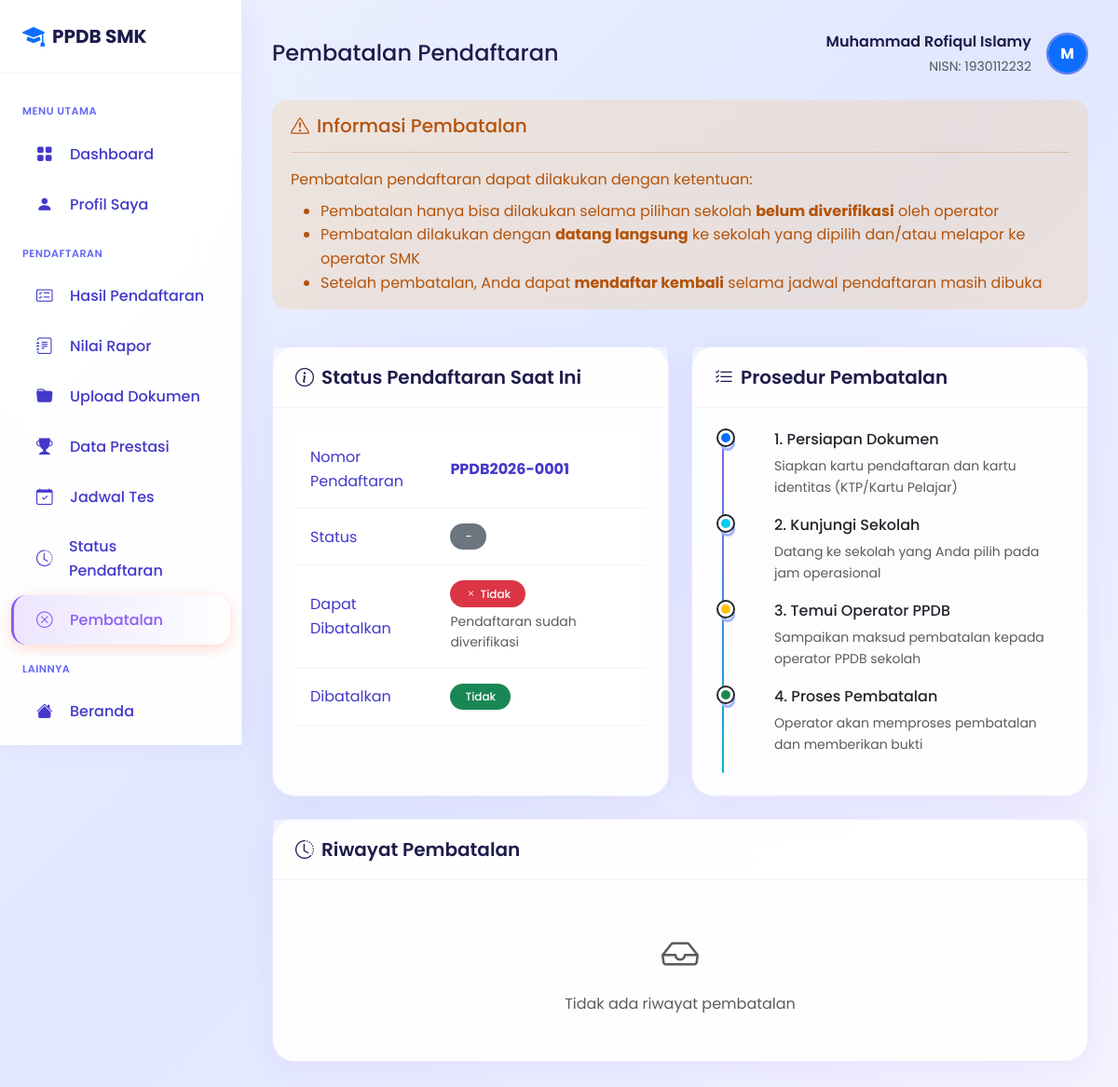
The app's page /user/pembatalan.php (signed in) with its own data.
### tables this page shows
CREATE TABLE `tb_siswa` (
  `id_siswa` int(11) NOT NULL,
  `nisn` varchar(20) NOT NULL,
  `username` varchar(50) NOT NULL,
  `password` varchar(255) NOT NULL,
  `email` varchar(100) NOT NULL,
  `nama_lengkap` varchar(150) NOT NULL,
  `jenis_kelamin` enum('L','P') NOT NULL,
  `tempat_lahir` varchar(100) NOT NULL,
  `tanggal_lahir` date NOT NULL,
  `agama` varchar(20) NOT NULL,
  `nik` varchar(20) DEFAULT NULL,
  `no_kk` varchar(20) DEFAULT NULL,
  `alamat` text NOT NULL,
  `rt` varchar(5) DEFAULT NULL,
  `rw` varchar(5) DEFAULT NULL,
  `kelurahan` varchar(100) DEFAULT NULL,
  `kecamatan` varchar(100) DEFAULT NULL,
  `kota` varchar(100) DEFAULT NULL,
  `provinsi` varchar(100) DEFAULT 'Sumatera Barat',
  `kode_pos` varchar(10) DEFAULT NULL,
  `latitude` decimal(10,8) DEFAULT NULL,
  `longitude` decimal(11,8) DEFAULT NULL,
  `no_telepon` varchar(20) DEFAULT NULL,
  `no_hp` varchar(20) DEFAULT NULL,
  `nama_ayah` varchar(100) DEFAULT NULL,
  `nik_ayah` varchar(20) DEFAULT NULL,
  `pekerjaan_ayah` varchar(100) DEFAULT NULL,
  `penghasilan_ayah` varchar(50) DEFAULT NULL,
  `nama_ibu` varchar(100) DEFAULT NULL,
  `nik_ibu` varchar(20) DEFAULT NULL,
  `pekerjaan_ibu` varchar(100) DEFAULT NULL,
  `penghasilan_ibu` varchar(50) DEFAULT NULL,
  `nama_wali` varchar(100) DEFAULT NULL,
  `no_hp_ortu` varchar(20) DEFAULT NULL,
  `asal_sekolah` varchar(200) DEFAULT NULL,
  `npsn_asal` varchar(20) DEFAULT NULL,
  `alamat_sekolah_asal` text DEFAULT NULL,
  `tahun_lulus` varchar(4) DEFAULT NULL,
  `no_ijazah` varchar(50) DEFAULT NULL,
  `no_skhun` varchar(50) DEFAULT NULL,
  `foto` varchar(255) DEFAULT NULL,
  `is_keluarga_tidak_mampu` tinyint(1) DEFAULT 0,
  `jenis_kartu_bantuan` enum('PIP','DTSEN','PKH','KIS','Lainnya') DEFAULT NULL,
  `nomor_kartu_bantuan` varchar(50) DEFAULT NULL,
  `is_disabilitas` tinyint(1) DEFAULT 0,
  `jenis_disabilitas` varchar(100) DEFAULT NULL,
  `nomor_kartu_disabilitas` varchar(50) DEFAULT NULL,
  `is_panti_asuhan` tinyint(1) DEFAULT 0,
  `nama_panti` varchar(200) DEFAULT NULL,
  `status_buta_warna` enum('tidak','parsial','total') DEFAULT 'tidak',
  `file_surat_tidak_buta_warna` varchar(255) DEFAULT NULL,
  `is_verified` tinyint(1) DEFAULT 0,
  `verified_at` timestamp NULL DEFAULT NULL,
  `last_login` timestamp NULL DEFAULT NULL,
  `created_at` timestamp NOT NULL DEFAULT current_timestamp(),
  `updated_at` timestamp NOT NULL DEFAULT current_timestamp() ON UPDATE current_timestamp()
);

CREATE TABLE `tb_pendaftaran` (
  `id_pendaftaran` int(11) NOT NULL,
  `nomor_pendaftaran` varchar(30) NOT NULL,
  `id_siswa` int(11) NOT NULL,
  `id_smk_pilihan1` int(11) NOT NULL,
  `id_smk_pilihan2` int(11) DEFAULT NULL,
  `id_kejuruan_pilihan1` int(11) DEFAULT NULL,
  `id_kejuruan_pilihan2` int(11) DEFAULT NULL,
  `id_jalur` int(11) NOT NULL,
  `tahap_pendaftaran` enum('1','2') DEFAULT '1',
  `pilihan_mode` enum('satu_sekolah_dua_jurusan','dua_sekolah_satu_jurusan') DEFAULT NULL,
  `nilai_rapor_semester1` decimal(5,2) DEFAULT NULL,
  `nilai_rapor_semester2` decimal(5,2) DEFAULT NULL,
  `nilai_rapor_semester3` decimal(5,2) DEFAULT NULL,
  `nilai_rapor_semester4` decimal(5,2) DEFAULT NULL,
  `nilai_rapor_semester5` decimal(5,2) DEFAULT NULL,
  `rerata_nilai_rapor` decimal(5,2) DEFAULT NULL,
  `bobot_nilai_rapor` decimal(5,2) DEFAULT NULL,
  `peringkat_paralel` int(11) DEFAULT NULL,
  `nilai_tes_bakat_minat` decimal(5,2) DEFAULT NULL,
  `nilai_akhir_seleksi` decimal(5,2) DEFAULT NULL,
  `kelompok_seleksi` enum('afirmasi','domisili','prestasi','nilai_akhir') DEFAULT NULL,
  `status_tes` enum('belum','sudah') DEFAULT 'belum',
  `tanggal_tes` timestamp NULL DEFAULT NULL,
  `jarak_ke_sekolah` decimal(10,2) DEFAULT NULL,
  `skor_zonasi` decimal(10,4) DEFAULT NULL,
  `nilai_rata_rata` decimal(5,2) DEFAULT NULL,
  `nilai_un` decimal(5,2) DEFAULT NULL,
  `skor_prestasi` int(11) DEFAULT 0,
  `skor_akhir` decimal(10,4) DEFAULT NULL,
  `ranking` int(11) DEFAULT NULL,
  `status` enum('draft','submitted','verified','accepted','rejected','waiting') DEFAULT 'draft',
  `is_dibatalkan` tinyint(1) DEFAULT 0,
  `tanggal_batal` timestamp NULL DEFAULT NULL,
  `catatan_siswa` text DEFAULT NULL,
  `catatan_admin` text DEFAULT NULL,
  `alasan_penolakan` text DEFAULT NULL,
  `tanggal_daftar` timestamp NOT NULL DEFAULT current_timestamp(),
  `tanggal_submit` timestamp NULL DEFAULT NULL,
  `tanggal_verifikasi` timestamp NULL DEFAULT NULL,
  `tanggal_pengumuman` timestamp NULL DEFAULT NULL,
  `verified_by` int(11) DEFAULT NULL,
  `tahun_ajaran` varchar(10) DEFAULT NULL,
  `created_at` timestamp NOT NULL DEFAULT current_timestamp(),
  `updated_at` timestamp NOT NULL DEFAULT current_timestamp() ON UPDATE current_timestamp(),
  `nilai_tes` decimal(5,2) DEFAULT NULL,
  `bobot_rapor` decimal(5,2) DEFAULT NULL,
  `nilai_akumulasi` decimal(5,2) DEFAULT NULL,
  `ranking_sekolah` int(11) DEFAULT NULL,
  `umur_bulan` int(11) DEFAULT NULL,
  `lokasi_tes_smk` int(11) DEFAULT NULL COMMENT 'ID SMK untuk lokasi tes',
  `jenis_pilihan` enum('single','same_school','diff_school') DEFAULT 'single' COMMENT 'Tipe pemilihan SMK'
);

### user/pembatalan.php (the view, shortened to what the rows shown need)
<?php
require_once 'includes/header.php';
?>
<div class="row g-4">
    <div class="col-lg-6">
        <div class="card h-100">
            <div class="card-body">
                <table class="table table-borderless">
                    <tr>
                        <td><strong><?= $pendaftaran['nomor_pendaftaran'] ?></strong></td>
                    </tr>
                    <tr>
                        <td>
                            <?php
                            $statusBadges = [
                                'draft' => '<span class="badge bg-secondary">Draft</span>',
                                'submitted' => '<span class="badge bg-info">Diajukan</span>',
                                'verified' => '<span class="badge bg-success">Terverifikasi</span>',
                                'accepted' => '<span class="badge bg-success">Diterima</span>',
                                'rejected' => '<span class="badge bg-danger">Ditolak</span>',
                            ];
                            echo $statusBadges[$pendaftaran['status']] ?? '<span class="badge bg-secondary">-</span>';
                            ?>
                        </td>
                    </tr>
                </table>
            </div>
        </div>
    </div>
</div>
<?php require_once 'includes/footer.php'; ?>

### user/includes/header.php (shortened to what the rows shown need)
<?php
require_once dirname(__DIR__, 2) . '/config/database.php';
require_once dirname(__DIR__, 2) . '/config/session.php';
$userId = Session::getUserId();
$siswa = db()->fetch("SELECT * FROM tb_siswa WHERE id_siswa = ?", [$userId]);
$pendaftaran = db()->fetch(
    "SELECT p.*, j.nama_jalur, j.kode_jalur,
            s1.nama_sekolah as sekolah_pilihan1, s2.nama_sekolah as sekolah_pilihan2,
            k1.nama_kejuruan as kejuruan_pilihan1, k2.nama_kejuruan as kejuruan_pilihan2
     FROM tb_pendaftaran p
     LEFT JOIN tb_jalur j ON p.id_jalur = j.id_jalur
     LEFT JOIN tb_smk s1 ON p.id_smk_pilihan1 = s1.id_smk
     LEFT JOIN tb_smk s2 ON p.id_smk_pilihan2 = s2.id_smk
     LEFT JOIN tb_kejuruan k1 ON p.id_kejuruan_pilihan1 = k1.id_program
     LEFT JOIN tb_kejuruan k2 ON p.id_kejuruan_pilihan2 = k2.id_program
     WHERE p.id_siswa = ?
     ORDER BY p.id_pendaftaran DESC LIMIT 1",
    [$userId]
);
?>
<!DOCTYPE html>
<html lang="id">
<head>
    <link href="https://cdn.jsdelivr.net/npm/bootstrap@5.3.2/dist/css/bootstrap.min.css" rel="stylesheet">
    <link href="https://cdn.jsdelivr.net/npm/bootstrap-icons@1.11.1/font/bootstrap-icons.css" rel="stylesheet">
    <link rel="stylesheet" href="<?= SITE_URL ?>/assets/css/style.css">
</head>
<body>
    <main class="main-content">
        <div class="d-flex justify-content-between align-items-center mb-4">
            <div class="d-flex align-items-center gap-3">
                <div class="text-end d-none d-md-block">
                    <div class="fw-semibold"><?= htmlspecialchars($siswa['nama_lengkap']) ?></div>
                    <small class="text-muted">NISN: <?= $siswa['nisn'] ?></small>
                </div>
                <div class="dropdown">
                    <?php
                    $fotoUrl = !empty($siswa['foto']) && file_exists(UPLOADS_PATH . 'foto/' . $siswa['foto'])
                        ? UPLOADS_URL . 'foto/' . $siswa['foto']
                        : null;
                    ?>
                    <button class="btn rounded-circle p-0 overflow-hidden" data-bs-toggle="dropdown"
                        style="width:45px;height:45px;border:2px solid #667eea;">
                        <?php if ($fotoUrl): ?>
                            <img src="<?= $fotoUrl ?>" alt="Foto" class="w-100 h-100" style="object-fit:cover;">
                        <?php else: ?>
                            <div class="w-100 h-100 d-flex align-items-center justify-content-center bg-primary text-white fw-bold">
                                <?= strtoupper(substr($siswa['nama_lengkap'], 0, 1)) ?>
                            </div>
                        <?php endif; ?>
                    </button>
                </div>
            </div>
        </div>

### records on screen
tb_siswa: nama_lengkap "Muhammad Rofiqul Islamy", nisn "1930112232", nama_lengkap "M"
tb_pendaftaran: nomor_pendaftaran "PPDB2026-0001", status "-"

### other values on screen
$pageTitle "Pembatalan Pendaftaran"
